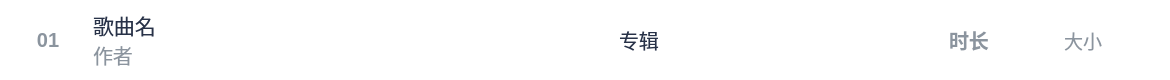
<?xml version="1.0" encoding="UTF-8"?>
<ui version="4.0">
 <class>MusicItemwi</class>
 <widget class="QWidget" name="MusicItemwi">
  <property name="geometry">
   <rect>
    <x>0</x>
    <y>0</y>
    <width>1170</width>
    <height>80</height>
   </rect>
  </property>
  <property name="minimumSize">
   <size>
    <width>1170</width>
    <height>80</height>
   </size>
  </property>
  <property name="maximumSize">
   <size>
    <width>1170</width>
    <height>80</height>
   </size>
  </property>
  <property name="windowTitle">
   <string>Form</string>
  </property>
  <property name="styleSheet">
   <string notr="true">border: none;
background-color: transparent;
border-radius: 15px;</string>
  </property>
  <layout class="QHBoxLayout" name="horizontalLayout">
   <property name="spacing">
    <number>0</number>
   </property>
   <property name="leftMargin">
    <number>0</number>
   </property>
   <property name="topMargin">
    <number>0</number>
   </property>
   <property name="rightMargin">
    <number>0</number>
   </property>
   <property name="bottomMargin">
    <number>0</number>
   </property>
   <item>
    <widget class="QWidget" name="widgetMusicItem_wi" native="true">
     <property name="minimumSize">
      <size>
       <width>1150</width>
       <height>80</height>
      </size>
     </property>
     <property name="maximumSize">
      <size>
       <width>1150</width>
       <height>80</height>
      </size>
     </property>
     <property name="styleSheet">
      <string notr="true">#widgetMusicItem_wi {
	border-radius: 15px;
}
#widgetMusicItem_wi:hover{
	background-color: #FFFFFF;
}</string>
     </property>
     <layout class="QHBoxLayout" name="horizontalLayout_2">
      <item>
       <spacer name="horizontalSpacer">
        <property name="orientation">
         <enum>Qt::Horizontal</enum>
        </property>
        <property name="sizeType">
         <enum>QSizePolicy::Fixed</enum>
        </property>
        <property name="sizeHint" stdset="0">
         <size>
          <width>0</width>
          <height>20</height>
         </size>
        </property>
       </spacer>
      </item>
      <item>
       <spacer name="horizontalSpacer_7">
        <property name="orientation">
         <enum>Qt::Horizontal</enum>
        </property>
        <property name="sizeType">
         <enum>QSizePolicy::Fixed</enum>
        </property>
        <property name="sizeHint" stdset="0">
         <size>
          <width>5</width>
          <height>20</height>
         </size>
        </property>
       </spacer>
      </item>
      <item>
       <widget class="QPushButton" name="index_btn">
        <property name="minimumSize">
         <size>
          <width>40</width>
          <height>40</height>
         </size>
        </property>
        <property name="maximumSize">
         <size>
          <width>40</width>
          <height>40</height>
         </size>
        </property>
        <property name="styleSheet">
         <string notr="true">color: #8b949e;
        font-size: 20px;
        font-family: &quot;Microsoft YaHei&quot;;
         font-weight: 500;
        background-color: transparent;</string>
        </property>
        <property name="text">
         <string>01</string>
        </property>
       </widget>
      </item>
      <item>
       <spacer name="horizontalSpacer_2">
        <property name="orientation">
         <enum>Qt::Horizontal</enum>
        </property>
        <property name="sizeType">
         <enum>QSizePolicy::Fixed</enum>
        </property>
        <property name="sizeHint" stdset="0">
         <size>
          <width>15</width>
          <height>20</height>
         </size>
        </property>
       </spacer>
      </item>
      <item>
       <widget class="QWidget" name="widget" native="true">
        <property name="minimumSize">
         <size>
          <width>340</width>
          <height>60</height>
         </size>
        </property>
        <property name="maximumSize">
         <size>
          <width>340</width>
          <height>60</height>
         </size>
        </property>
        <layout class="QVBoxLayout" name="verticalLayout">
         <property name="spacing">
          <number>0</number>
         </property>
         <property name="leftMargin">
          <number>0</number>
         </property>
         <property name="topMargin">
          <number>0</number>
         </property>
         <property name="rightMargin">
          <number>0</number>
         </property>
         <property name="bottomMargin">
          <number>0</number>
         </property>
         <item>
          <widget class="QLabel" name="songname_lb">
           <property name="styleSheet">
            <string notr="true">color: #283248;
        font-size: 21px;
        font-family: &quot;Microsoft YaHei&quot;;
        font-weight: normal;
        background-color: transparent;</string>
           </property>
           <property name="text">
            <string>歌曲名</string>
           </property>
          </widget>
         </item>
         <item>
          <widget class="QLabel" name="composer_lb">
           <property name="styleSheet">
            <string notr="true">color: #8b949e;
        font-size: 20px;
        font-family: &quot;Microsoft YaHei&quot;;
        font-weight: normal;
        background-color: transparent;</string>
           </property>
           <property name="text">
            <string>作者</string>
           </property>
          </widget>
         </item>
        </layout>
       </widget>
      </item>
      <item>
       <spacer name="horizontalSpacer_3">
        <property name="orientation">
         <enum>Qt::Horizontal</enum>
        </property>
        <property name="sizeType">
         <enum>QSizePolicy::Fixed</enum>
        </property>
        <property name="sizeHint" stdset="0">
         <size>
          <width>176</width>
          <height>20</height>
         </size>
        </property>
       </spacer>
      </item>
      <item>
       <widget class="QLabel" name="album_lb">
        <property name="minimumSize">
         <size>
          <width>300</width>
          <height>40</height>
         </size>
        </property>
        <property name="maximumSize">
         <size>
          <width>300</width>
          <height>40</height>
         </size>
        </property>
        <property name="styleSheet">
         <string notr="true">color: #283248;
        font-size: 20px;
        font-family: &quot;Microsoft YaHei&quot;;
        font-weight: normal;
        background-color: transparent;</string>
        </property>
        <property name="text">
         <string>专辑</string>
        </property>
       </widget>
      </item>
      <item>
       <spacer name="horizontalSpacer_4">
        <property name="orientation">
         <enum>Qt::Horizontal</enum>
        </property>
        <property name="sizeType">
         <enum>QSizePolicy::Fixed</enum>
        </property>
        <property name="sizeHint" stdset="0">
         <size>
          <width>20</width>
          <height>20</height>
         </size>
        </property>
       </spacer>
      </item>
      <item>
       <widget class="QLabel" name="duration_lb">
        <property name="minimumSize">
         <size>
          <width>60</width>
          <height>40</height>
         </size>
        </property>
        <property name="maximumSize">
         <size>
          <width>60</width>
          <height>40</height>
         </size>
        </property>
        <property name="styleSheet">
         <string notr="true">color: #8b949e;
        font-size: 20px;
        font-family: &quot;Microsoft YaHei&quot;;
     font-weight: 500;
        background-color: transparent;</string>
        </property>
        <property name="text">
         <string>时长</string>
        </property>
       </widget>
      </item>
      <item>
       <spacer name="horizontalSpacer_5">
        <property name="orientation">
         <enum>Qt::Horizontal</enum>
        </property>
        <property name="sizeType">
         <enum>QSizePolicy::Fixed</enum>
        </property>
        <property name="sizeHint" stdset="0">
         <size>
          <width>45</width>
          <height>20</height>
         </size>
        </property>
       </spacer>
      </item>
      <item>
       <widget class="QLabel" name="size_lb">
        <property name="minimumSize">
         <size>
          <width>60</width>
          <height>40</height>
         </size>
        </property>
        <property name="maximumSize">
         <size>
          <width>60</width>
          <height>40</height>
         </size>
        </property>
        <property name="styleSheet">
         <string notr="true">color: #8b949e;
        font-size: 19px;
        font-family: &quot;Microsoft YaHei&quot;;
        font-weight: normal;
        background-color: transparent;</string>
        </property>
        <property name="text">
         <string>大小</string>
        </property>
       </widget>
      </item>
      <item>
       <spacer name="horizontalSpacer_6">
        <property name="orientation">
         <enum>Qt::Horizontal</enum>
        </property>
        <property name="sizeType">
         <enum>QSizePolicy::Maximum</enum>
        </property>
        <property name="sizeHint" stdset="0">
         <size>
          <width>20</width>
          <height>20</height>
         </size>
        </property>
       </spacer>
      </item>
     </layout>
    </widget>
   </item>
  </layout>
 </widget>
 <resources/>
 <connections/>
</ui>
